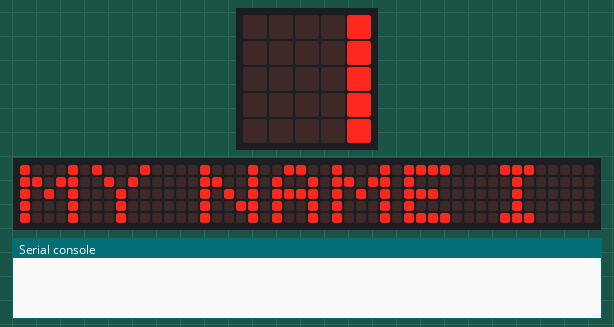
Simulated run of this program. Board: BBC micro:bit running MicroPython. Parts: the board's 5×5 LED display, a strip that is not on the board, showing the scrolling text unrolled, the last lines printed to the serial console. No radio messages arrive unless stated (any console line starting 'radio sent:' is added by the test bench); the 48×5 strip is a reading aid, not a part: it shows the text the display is scrolling, unrolled, one strip-width of it at a time.

Above: at 0.01 s.
At 0.76 s:
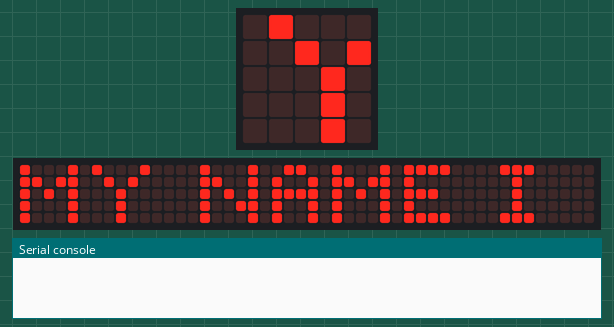
At 1.52 s:
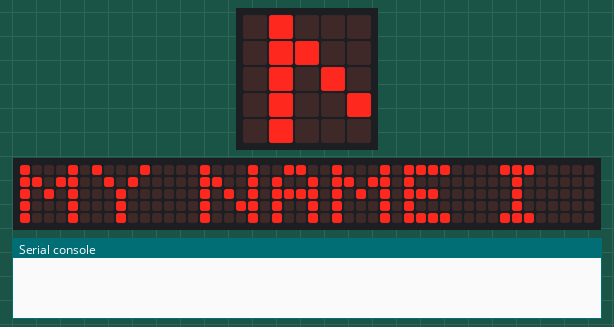
At 3.03 s:
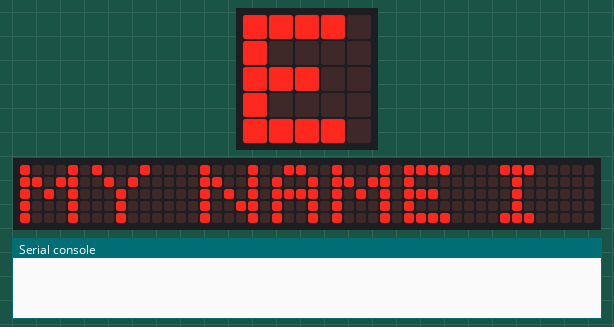
At 4.54 s:
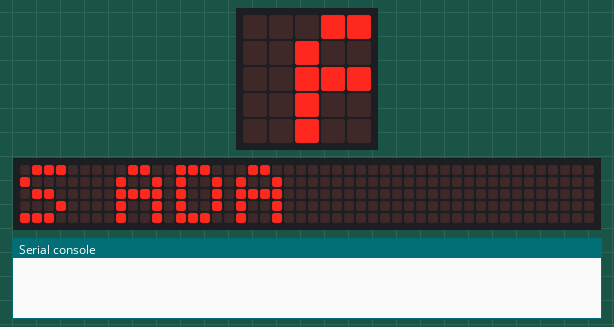
At 6.0 s:
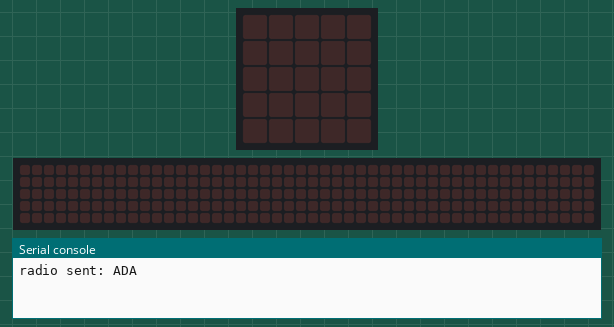

Measured:
- by itself, everything shown: repeats every 6.5 s, in 72 steps
- what the display in image 5 shows lasts 0.5 s, from 6.0 s to 6.5 s

The program:

MicroBitNameTag.py
```python
from microbit import *
import radio

radio.on()
radio.config(queue=1, channel=7, power=5) #Store 1 package, set channel and output power
myName = "ADA" # use variable for name

while True:
    # display own name
    display.scroll("MY NAME IS %s" %(myName), delay=80) # used delay to control speed
    # Broadcast name to other Microbits
    radio.send_bytes(myName)
    sleep(500) # add a short (500 ms) pause before starting over
    # check if a name has been received
    received = radio.receive_full() # returns None if nothing is received
    if received: # A packet has been received
        msg, rssi, timeStamp = received
        received = str(msg, 'utf-8') #convert to string
        if (rssi > -60): # only greet if person is close
            display.scroll("HELLO %s" %(received), delay=80)
        sleep(500) # short pause
```
